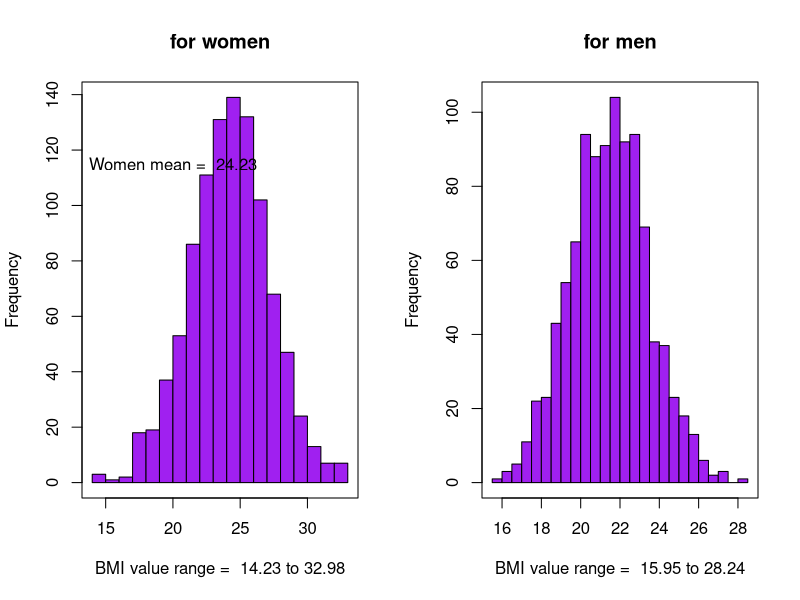

Source code (R):

# ~~~~~~~~~~~~~~~~~~~~~~~~~~~~~~~~~~~~~~~~~~~
# ~ BIOS 721| Topic 5 Part 3: Plotting in R ~
# ~~~~~~~~~~~~~~~~~~~~~~~~~~~~~~~~~~~~~~~~~~~

# Code from Slides -------------------------------------------------------------

set.seed(111)
women <- rnorm(n=1000,mean=24.2,sd=3)
set.seed(222)
men <- rnorm(n=1000,mean=21.5,sd=2)

# ------------------------------------------------------------------------------
head(women)

## round(x, digits = 0)


min.w = round(min(women), digits = 2)
max.w = round(max(women), digits = 2)
min.m = round(min(men), digits = 2)
max.m = round(max(men), digits = 2)

wx.lab <- paste('BMI value range = ', min.w, 'to', max.w)
mx.lab <- paste('BMI value range = ', min.m, 'to', max.m)

par(mfrow=c(1,2))
## plot women
hist(women,
     breaks = 20,
     freq = T,
     col='purple',
     main = 'for women',
     xlab = wx.lab
    )
mean.w = round(mean(women), digits = 2)
text(20,115,labels= (paste('Women mean = ', mean.w) ))
box()

## plot men
hist(men,
     breaks = 20,
     freq = T,
     col='purple',
     main = 'for men',
     xlab = mx.lab
)
mean.m = round(mean(men), digits = 2)


text(x=16, y=115,labels= (paste('Men mean = ', mean.m) ))
box()



# ------------------------------------------------------------------------------
# End of Program

